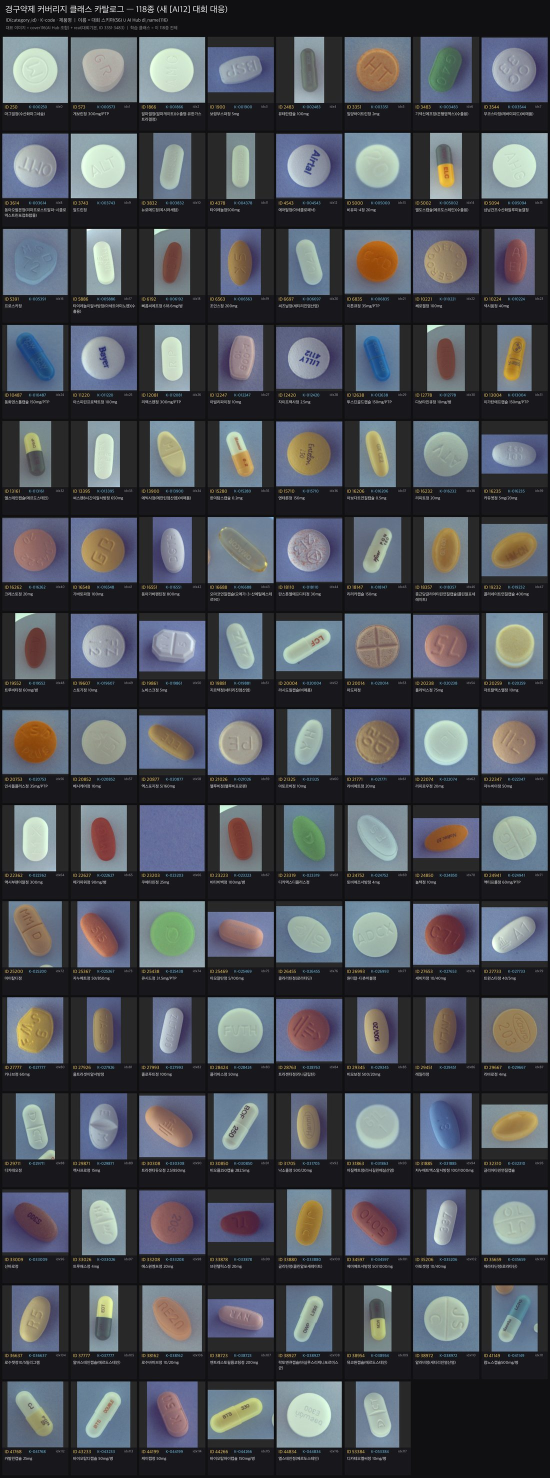
#> input picture beamsearch/LHK/reports/img/report_02_class_catalog_118.jpg, 1100 x 2955 px (shown at 1/2 size)
$ python -i augment.py   (imports and definitions only)
#> lines starting #> are read from the running program, lines starting #| are printed output that depends on the picture; after the words box and inside, x2 and y2 are one past the last pixel; in counts of white or black regions, pixels touching at a corner belong together
"""단일→조합 증강 엔진 (LHK). Copy-Paste Synthesis: (2) AI Hub 단일 → (1) 도메인 조합.
설계: augmentation_design.md. (2) 도착 전에도 (1) 데이터로 엔진 검증(smoke_augment.py) 가능.

핵심 함수:
  wb_gray_world  : WB 정규화(주백색 톤, 알약 영역 기준)
  segment_pill   : 알약 분할(CV 휘도 Otsu; SAM은 lazy 스텁)
  cutout         : 마스크→RGBA 컷아웃(+경계 침식)
  sample_background: (1) 빈 연회색 영역 크롭 배경
  compose        : 비겹침 그리드 배치 + 알파 합성 → (이미지, [(cat,[x,y,w,h])])
"""

from __future__ import annotations
import random
import numpy as np
import cv2


# ---------- WB 정규화 ----------
# [8 lines left out: function wb_gray_world, not called in this run]


# ---------- 분할 ----------
def segment_pill_cv(rgb: np.ndarray) -> np.ndarray | None:
    """휘도 Otsu + 배경극성 자동판정 + 모폴로지 + 최대 컨투어. 불투명 알약용."""
    gray = cv2.cvtColor(rgb, cv2.COLOR_RGB2GRAY)
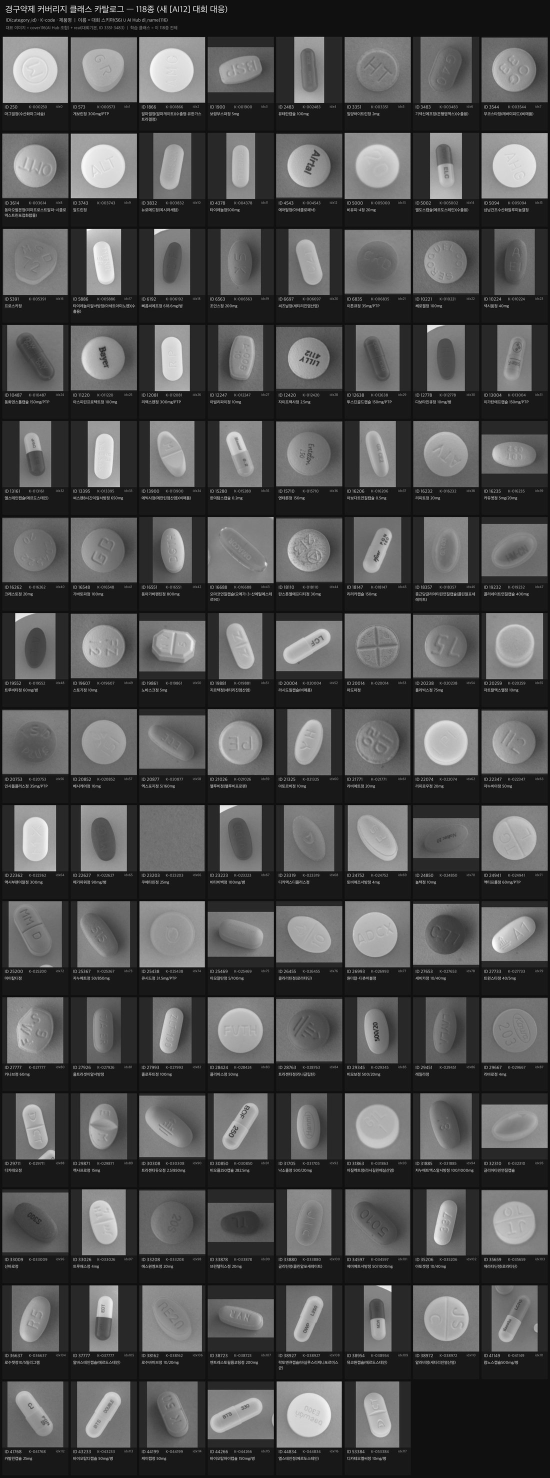
#> gray: shape (2955, 1100) (shown at 1/2 size); min 0, max 255, mean 79.2
    k = max(4, min(gray.shape) // 20)
#> k = 55
    corners = np.concatenate(
        [
            gray[:k, :k].ravel(),
            gray[:k, -k:].ravel(),
            gray[-k:, :k].ravel(),
            gray[-k:, -k:].ravel(),
        ]
    )
#> corners = 12100 values, max 250 at index 957, min 0 at index 595, mean 24.75
    bg_bright = corners.mean() > gray.mean()  # 배경이 알약보다 밝은가
#> bg_bright = False
    _, th = cv2.threshold(gray, 0, 255, cv2.THRESH_BINARY + cv2.THRESH_OTSU)
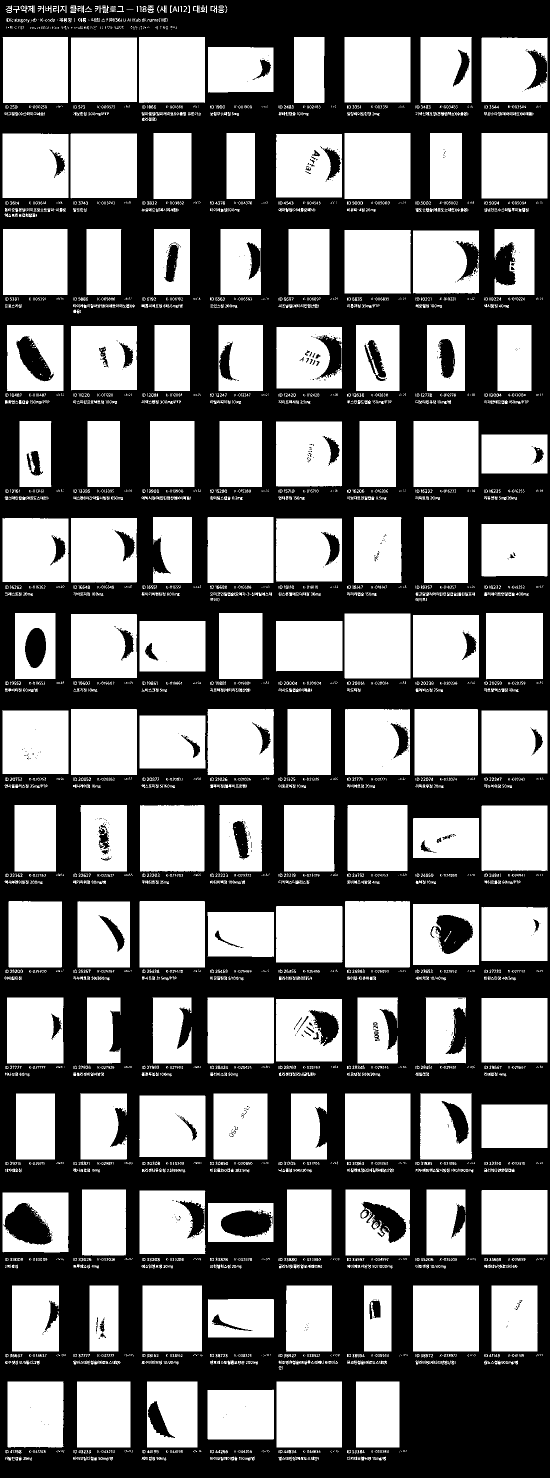
#> th: shape (2955, 1100) (shown at 1/2 size); 48.9% white; 4184 white regions (3116 under 20 px), largest, box (x1, y1, x2, y2) and area: (415, 1995, 548, 2127) 17545, (689, 266, 821, 398) 17424, (826, 2571, 958, 2703) 17424
    if bg_bright:
        th = 255 - th  # 알약이 어두우면 전경 반전
    th = cv2.morphologyEx(th, cv2.MORPH_OPEN, np.ones((5, 5), np.uint8))
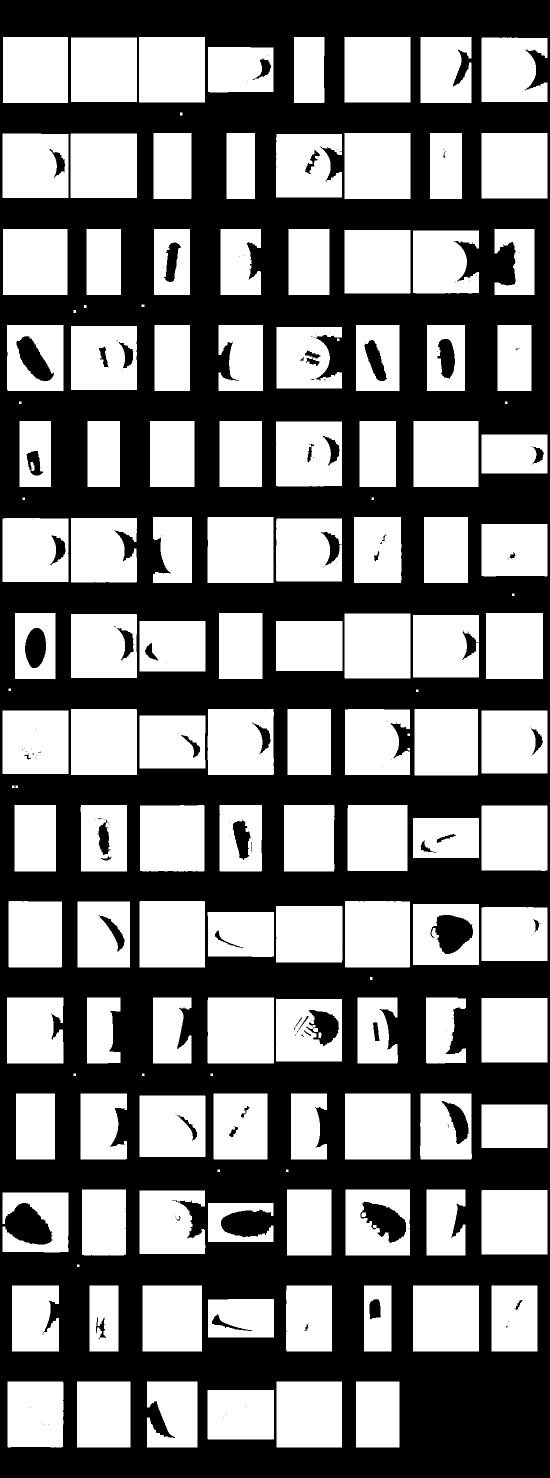
#> th: shape (2955, 1100) (shown at 1/2 size); 46.9% white; 144 white regions, largest, box (x1, y1, x2, y2) and area: (415, 1995, 548, 2127) 17541, (689, 266, 821, 398) 17424, (826, 2571, 958, 2703) 17424
    th = cv2.morphologyEx(th, cv2.MORPH_CLOSE, np.ones((9, 9), np.uint8))
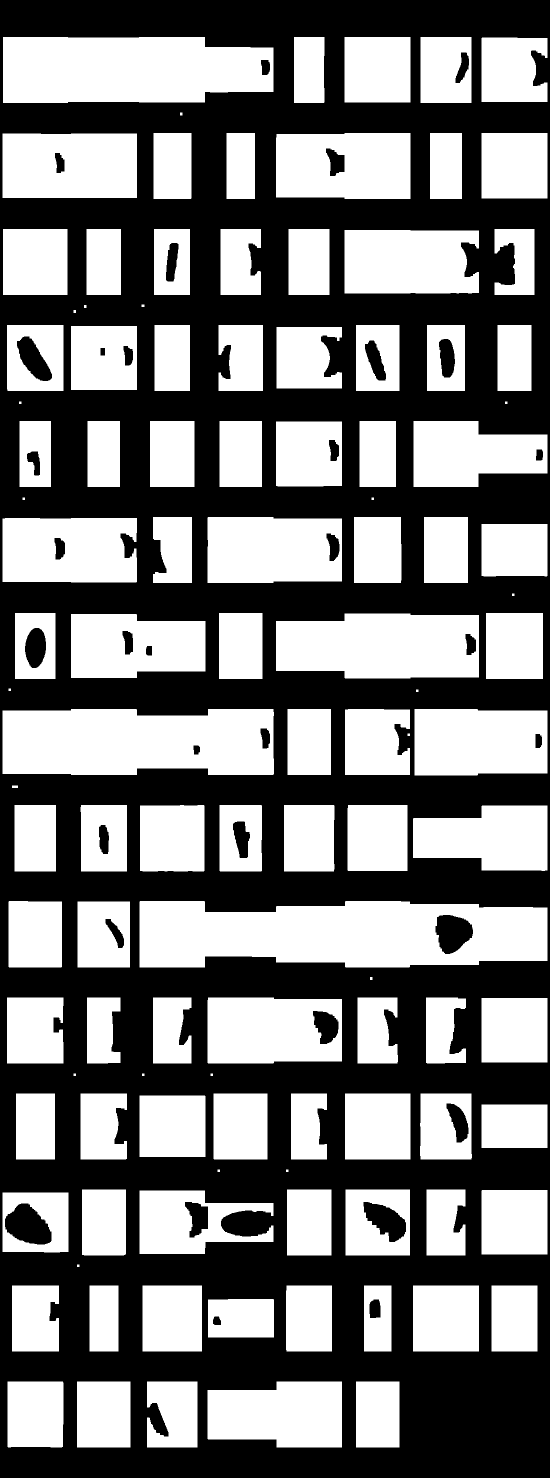
#> th: shape (2955, 1100) (shown at 1/2 size); 47.7% white; 113 white regions
    cnts, _ = cv2.findContours(th, cv2.RETR_EXTERNAL, cv2.CHAIN_APPROX_SIMPLE)
#> cnts = 113 contours, 14 with area under 20; largest, box (x1, y1, x2, y2) and area: (279, 1802, 1095, 1935) 93580, (5, 1418, 548, 1550) 66510, (6, 74, 547, 206) 64420, (552, 1227, 958, 1357) 47452, (552, 266, 821, 398) 34418
    if not cnts:
        return None
    mask = np.zeros_like(gray)
    cv2.drawContours(mask, [max(cnts, key=cv2.contourArea)], -1, 255, -1)
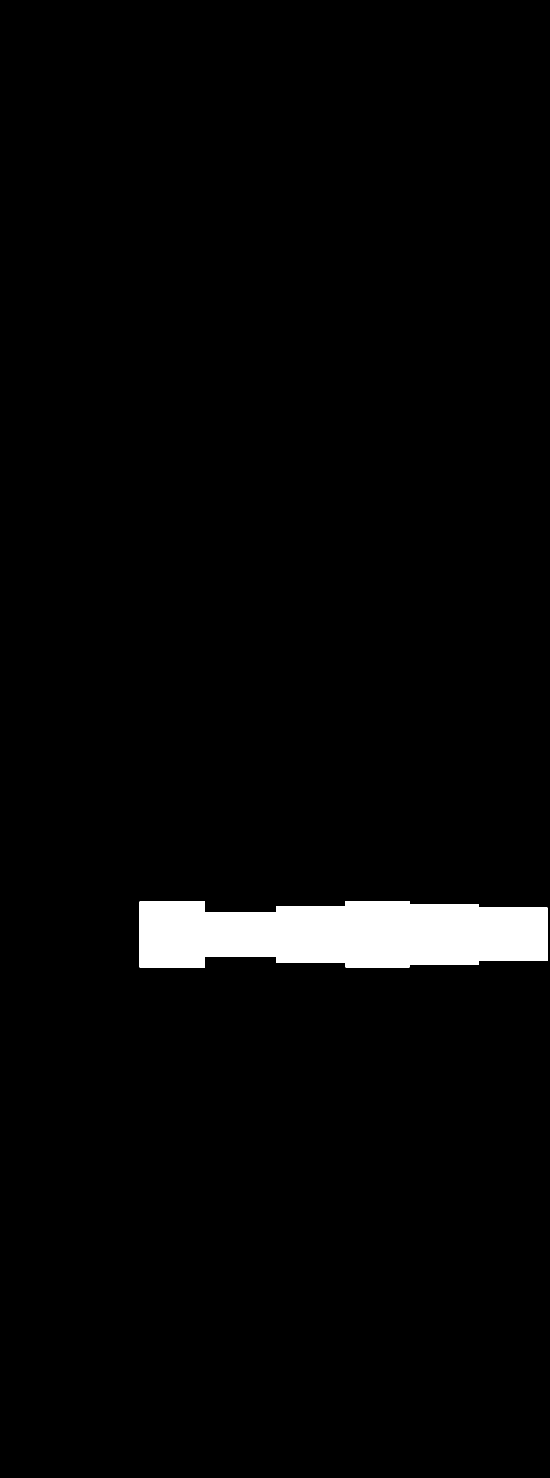
#> mask: shape (2955, 1100) (shown at 1/2 size); 2.9% white; 1 white region, box (x1, y1, x2, y2) and area: (279, 1802, 1095, 1935) 94563
    return mask


# [99 lines left out: functions segment_pill, cutout, sample_background, _rotate_rgba, compose, not called in this run]

>>> import cv2
>>> picture = cv2.cvtColor(cv2.imread('../reports/img/report_02_class_catalog_118.jpg'), cv2.COLOR_BGR2RGB)
>>> result = segment_pill_cv(picture)

$ run again, on beamsearch/LHK/reports/img/report_10_class_catalog_56.jpg
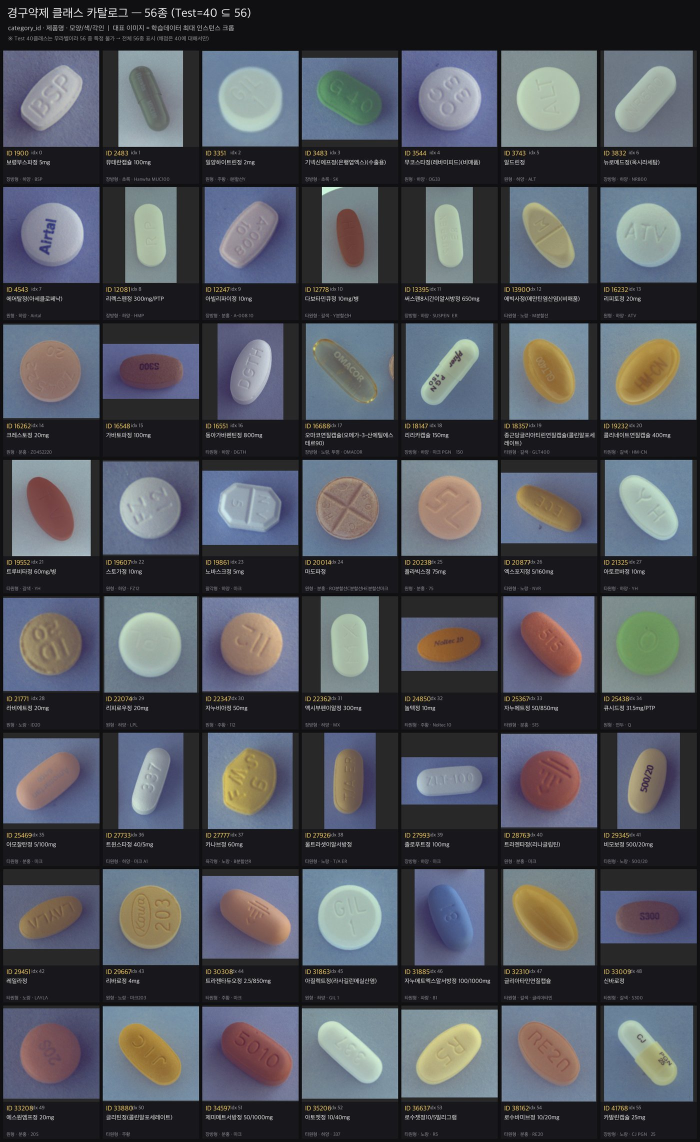
#> input picture beamsearch/LHK/reports/img/report_10_class_catalog_56.jpg, 1400 x 2284 px (shown at 1/2 size)
#> corners = 19600 values, max 255 at index 1207, min 0 at index 1217, mean 26.99
#> bg_bright = False
#> in segment_pill_cv, `th = cv2.morphologyEx(th, cv2.MORPH_CLOSE, np.ones((9, 9), np.uint8))`:
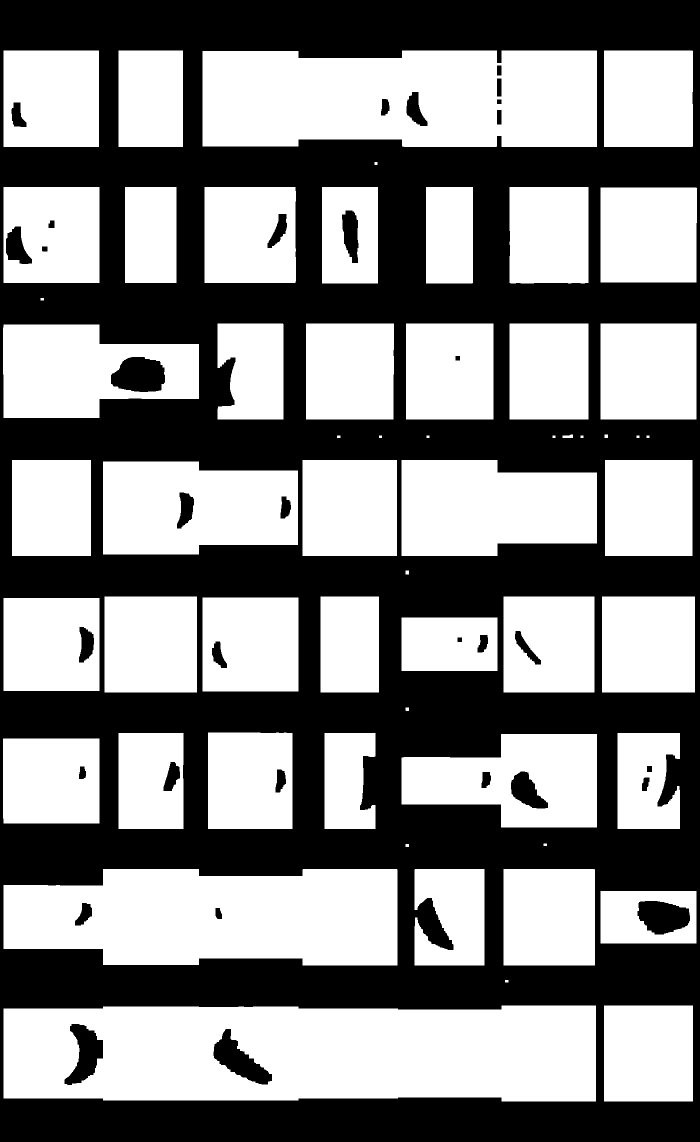
#> th: shape (2284, 1400) (shown at 1/2 size); 53.4% white; 34 black regions
#> cnts = 57 contours; largest, box (x1, y1, x2, y2) and area: (7, 2011, 1192, 2203) 216387, (405, 101, 1194, 294) 144205, (7, 1738, 795, 1931) 132054, (206, 923, 596, 1109) 64640, (803, 920, 1194, 1112) 64541
#> in segment_pill_cv, `cv2.drawContours(mask, [max(cnts, key=cv2.contourArea)], -1, 255, -1)`:
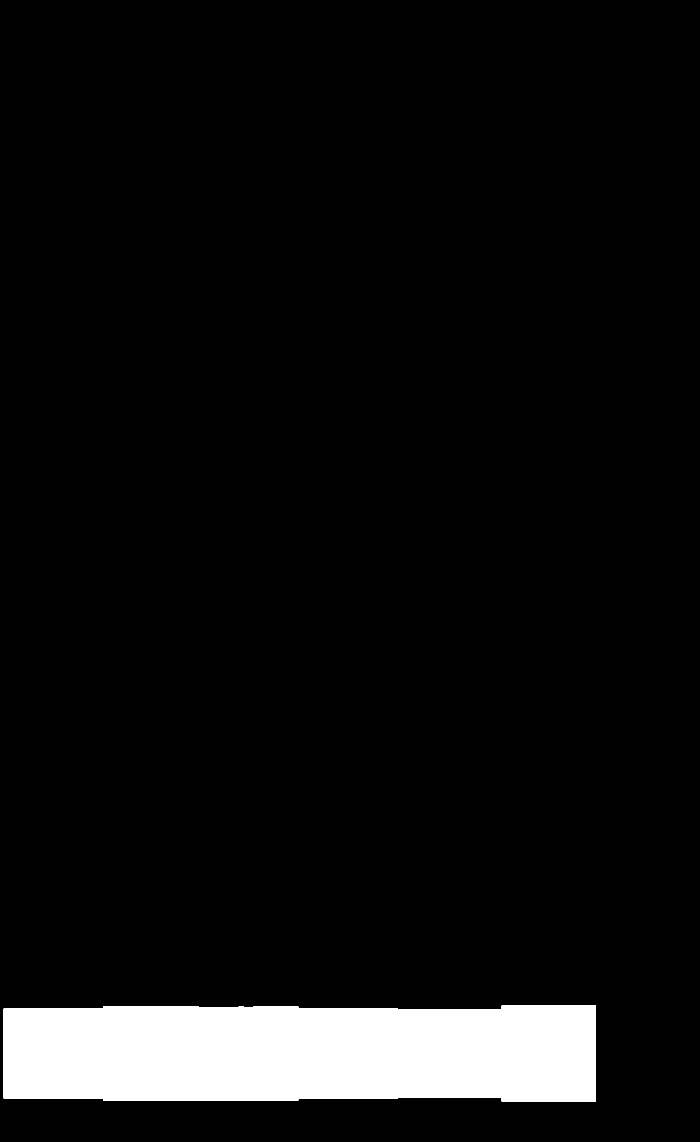
#> mask: shape (2284, 1400) (shown at 1/2 size); 6.8% white; 1 white region, box (x1, y1, x2, y2) and area: (7, 2011, 1192, 2203) 217771
